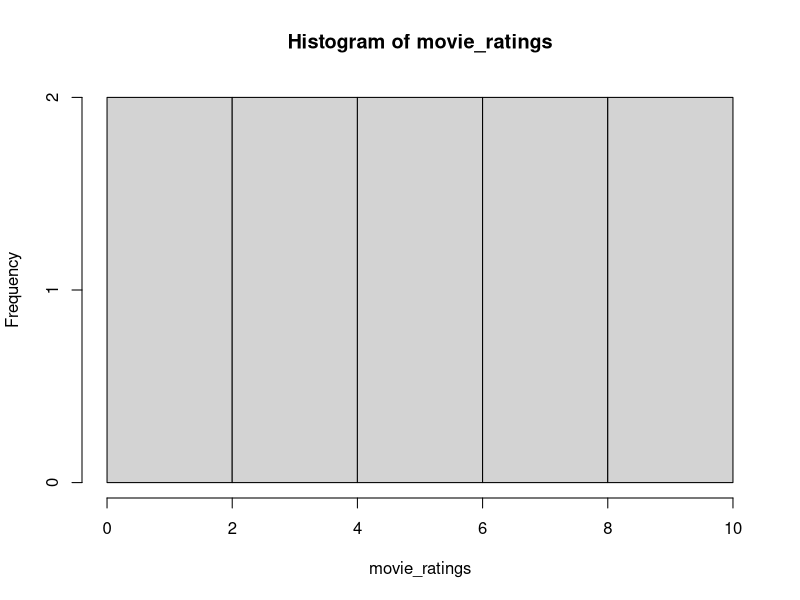
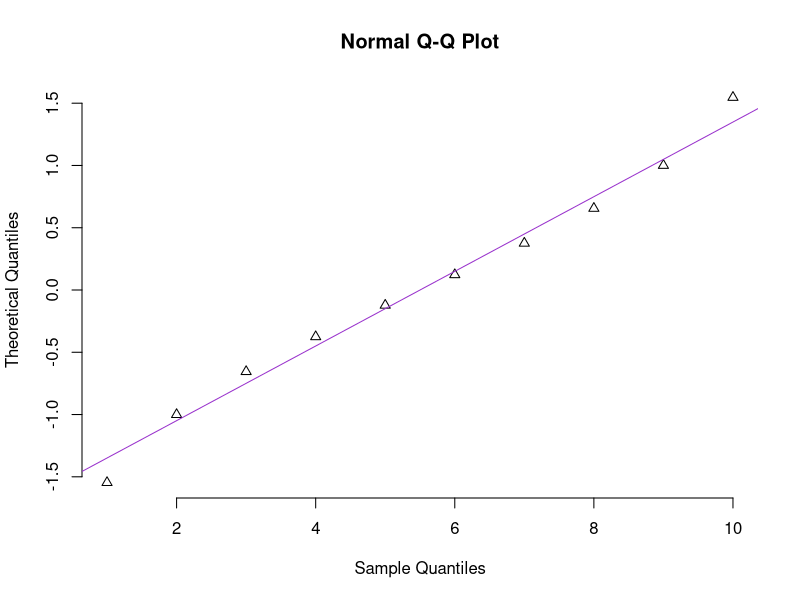

These charts were generated, in order, by the following R code:
#' @title 2_ExercisesZScores
#' @description Demonstrates calculation of Z-score using pnorm
#' @author NMCG
#' @bugs None
#' @keywords z-score, normal distribution, pnorm

# Construct/enter normally distributed data
movie_ratings <- c(1,2,3,4,5,6,7,8,9,10)
summary(movie_ratings)

# Generate mean, median, mode, and standard deviation
movie_mean <- mean(movie_ratings)
movie_mean

movie_sd <- sd(movie_ratings)
movie_sd

# Carry out normality tests
hist(movie_ratings)
qqnorm(movie_ratings, pch = 2, frame = FALSE, datax = TRUE)
qqline(movie_ratings, col = "darkorchid", lwd = 1, datax = TRUE)

#Z <-  1
#find ideal value at z = 1 or +1 SD from median
#Z <-  (value - mean)/SD
# value <-  Z * SD + mean
ideal_value <- 1 * 3.02765 + 5.5
ideal_value


# Q1 (25th percentile) = 3.25
# Q2 (50th percentile) = 5.5
# Q3 (75th percentile) = 7.75



# What is the probability of finding person with...?

# What is the range for 68% of respondents centred around the median?

# What value of X is necessary to be in the top 95% of the population?
